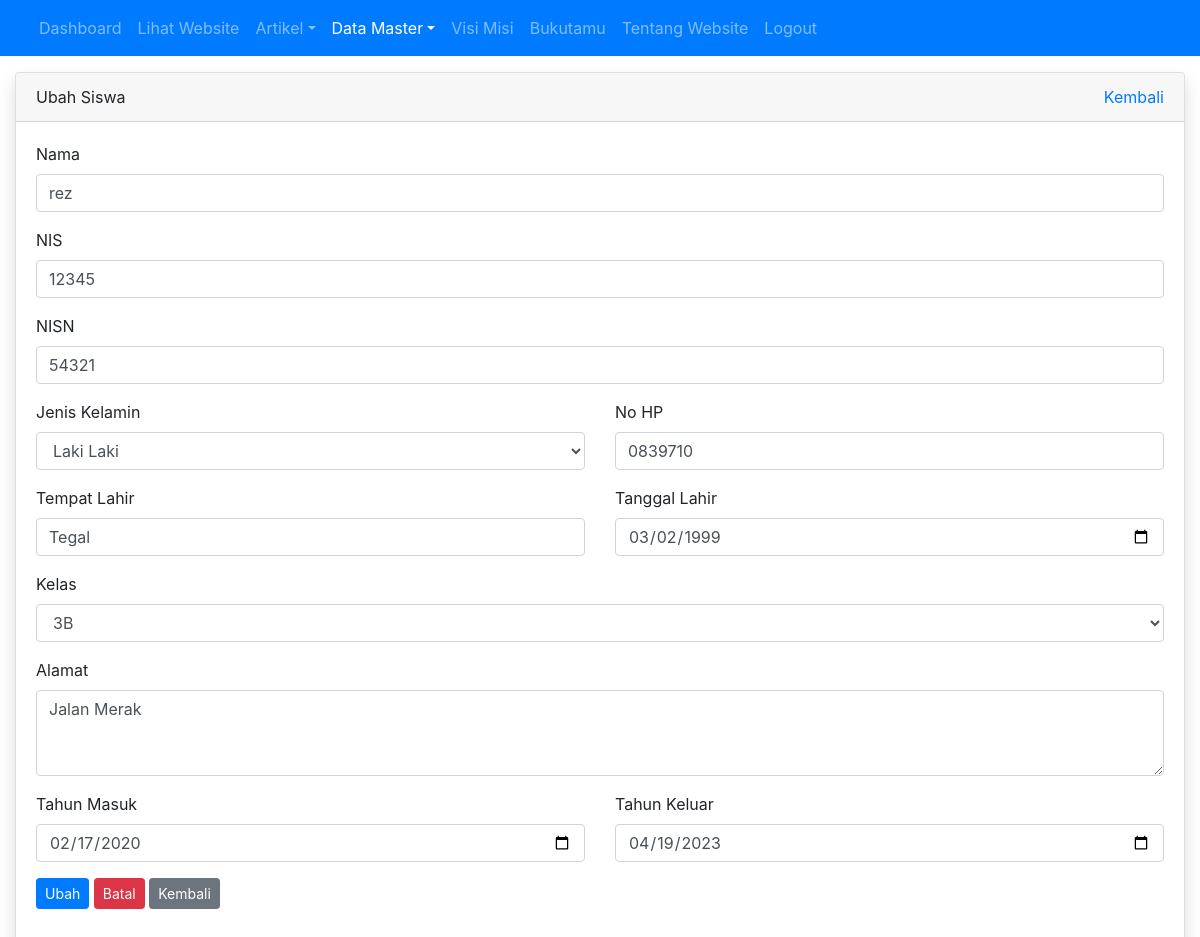
Screenshot of /admin/siswa/ubah.php?id=13 (signed in) with the database file from the repository.
### tables this page shows
CREATE TABLE `tbl_siswa` (
  `id` int(11) NOT NULL,
  `nama` varchar(100) DEFAULT NULL,
  `nis` int(6) DEFAULT NULL,
  `nisn` int(25) DEFAULT NULL,
  `jenis_kelamin` enum('L','P') DEFAULT NULL,
  `tempat_lahir` varchar(80) DEFAULT NULL,
  `tanggal_lahir` date DEFAULT NULL,
  `alamat` varchar(100) DEFAULT NULL,
  `no_hp` varchar(12) DEFAULT NULL,
  `id_jurusan` int(11) DEFAULT NULL,
  `tahun_masuk` date DEFAULT NULL,
  `tahun_keluar` date DEFAULT NULL
);

### admin/siswa/ubah.php (the view, shortened to what this page needs)
<?php
require_once '../../koneksi.php';
$id = $_GET['id'];
$query = mysqli_query($koneksi, "SELECT * FROM tbl_siswa WHERE id = $id");
$query_jurusan = mysqli_query($koneksi, "SELECT * FROM tbl_jurusan");
$siswa = mysqli_fetch_assoc($query);
?>
<!DOCTYPE html>
<html>
<head>
	<link rel="stylesheet" href="../../resources/css/bootstrap.min.css">
</head>
<body>
	<?php require_once '../navbar.php'; ?>
	<div class="container mt-3">
		<div class="row">
			<div class="col">
				<div class="card shadow">
					<div class="card-header">
						<div class="clearfix">
							<div class="float-left">
								Ubah Siswa
							</div>
							<div class="float-right">
								<a href="index.php">Kembali</a>
							</div>
						</div>
					</div>
					<div class="card-body">
						<form method="POST" action="proses_ubah.php?id=<?= $siswa['id'] ?>" enctype="multipart/form-data">
							<div class="form-group">
								<label for="nama">Nama</label>
								<input type="text" value="<?= $siswa['nama'] ?>" class="form-control" id="nama" placeholder="nama" autocomplete="off" required="required" name="nama">
							</div>
							<div class="form-group">
								<label for="nis">NIS</label>
								<input type="number" value="<?= $siswa['nis'] ?>" class="form-control" id="nis" placeholder="nis" autocomplete="off" required="required" name="nis">
							</div>
							<div class="form-group">
								<label for="nisn">NISN</label>
								<input type="number" value="<?= $siswa['nisn'] ?>" class="form-control" id="nisn" placeholder="nisn" autocomplete="off" required="required" name="nisn">
							</div>
							<div class="row">
								<div class="col">
									<div class="form-group">
										<label for="jenis_kelamin">Jenis Kelamin</label>
										<select name="jenis_kelamin" id="jenis_kelamin" class="form-control">
											<option value="L" <?= $siswa['jenis_kelamin'] == 'L' ? 'selected' : '' ?>>Laki Laki</option>
										</select>
									</div>
								</div>
								<div class="col">
									<div class="form-group">
										<label for="no_hp">No HP</label>
										<input type="text" value="<?= $siswa['no_hp'] ?>" class="form-control" id="no_hp" placeholder="no hp" autocomplete="off" required="required" name="no_hp">
									</div>
								</div>
							</div>
							<div class="row">
								<div class="col">
									<div class="form-group">
										<label for="tempat_lahir">Tempat Lahir</label>
										<input type="text" value="<?= $siswa['tempat_lahir'] ?>" class="form-control" id="tempat_lahir" placeholder="tempat lahir" autocomplete="off" required="required" name="tempat_lahir">
									</div>
								</div>
								<div class="col">
									<div class="form-group">
										<label for="tanggal_lahir">Tanggal Lahir</label>
										<input type="date" value="<?= $siswa['tanggal_lahir'] ?>" class="form-control" id="tanggal_lahir" placeholder="tanggal_lahir" autocomplete="off" required="required" name="tanggal_lahir">
									</div>
								</div>
							</div>
							<div class="row">
								<div class="col">
									<div class="form-group">
										<label for="Jurusan">Kelas</label>
										<select name="id_jurusan" id="jurusan" class="form-control">
											<?php while($row = mysqli_fetch_assoc($query_jurusan)) : ?>
												<option value="<?= $row['id'] ?>"><?= $row['nama_jurusan'] ?></option>
											<?php endwhile; ?>
										</select>
									</div>
								</div>
							</div>
							<div class="form-group">
								<label for="alamat">Alamat</label>
								<textarea name="alamat" id="alamat" cols="30" rows="3" class="form-control"><?= $siswa['alamat'] ?></textarea>
							</div>
							<div class="row">
								<div class="col">
										<div class="form-group">
											<label for="tahun_masuk">Tahun Masuk</label>
											<input type="date" value="<?= $siswa['tahun_masuk'] ?>" class="form-control" id="tahun_masuk" placeholder="tahun_masuk" autocomplete="off" required="required" name="tahun_masuk">
										</div>
								</div>
								<div class="col">
										<div class="form-group">
											<label for="tahun_keluar">Tahun Keluar</label>
											<input type="date" value="<?= $siswa['tahun_keluar'] ?>" class="form-control" id="tahun_keluar" placeholder="tahun_keluar" autocomplete="off" required="required" name="tahun_keluar">
										</div>
								</div>
							</div>
							<div class="form-group">
								<button type="submit" class="btn btn-sm btn-primary" name="ubah">Ubah</button>
								<button type="reset" class="btn btn-sm btn-danger" onclick="return confirm('apakah anda yakin?')">Batal</button>
								<a href="index.php" class="btn btn-sm btn-secondary">Kembali</a>
							</div>
						</form>
					</div>
				</div>
			</div>
		</div>
	</div>
</body>
</html>

### rows the page displays
tbl_siswa: nama "rez", nis "12345", nisn "54321", jenis_kelamin "Laki Laki", no_hp "0839710", tempat_lahir "Tegal", tanggal_lahir "03/02/1999", alamat "Jalan Merak", tahun_masuk "02/17/2020", tahun_keluar "04/19/2023"

### other values shown
form field id_jurusan "3B"
